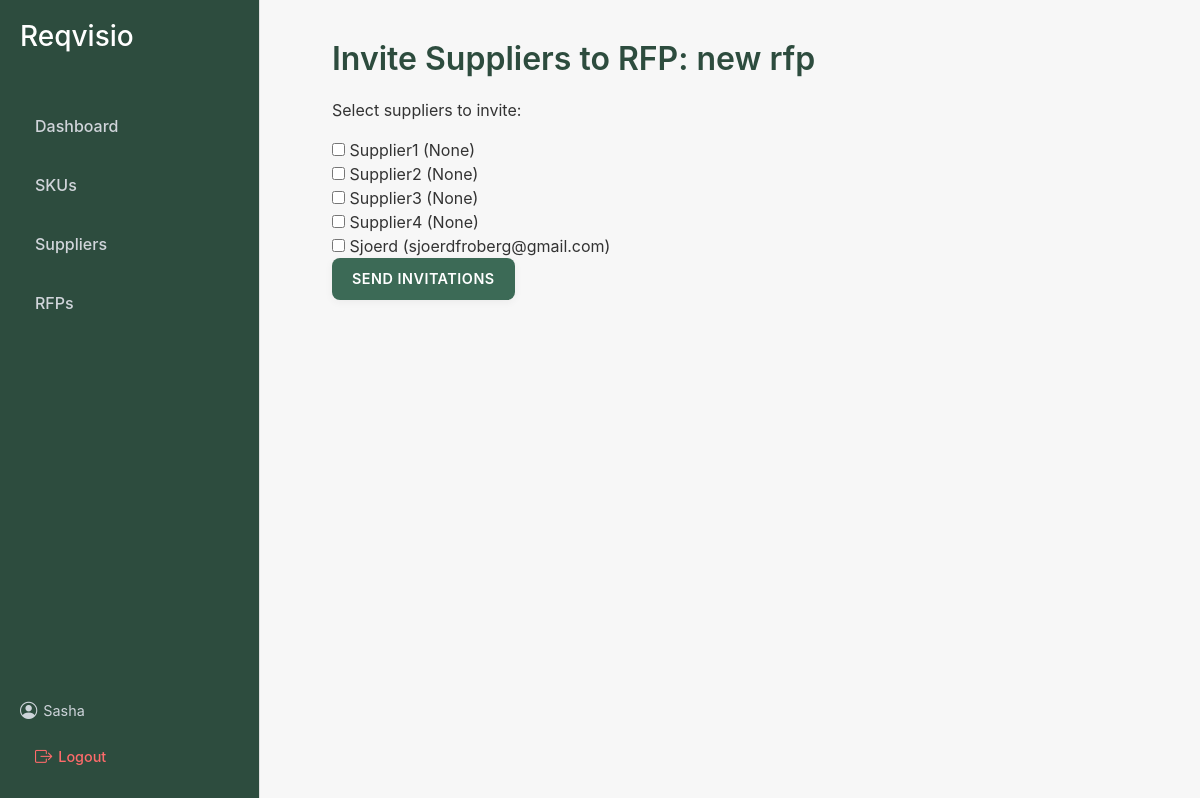
The app's page /procurement01/rfp/231/invite_suppliers/ (signed in), older data.
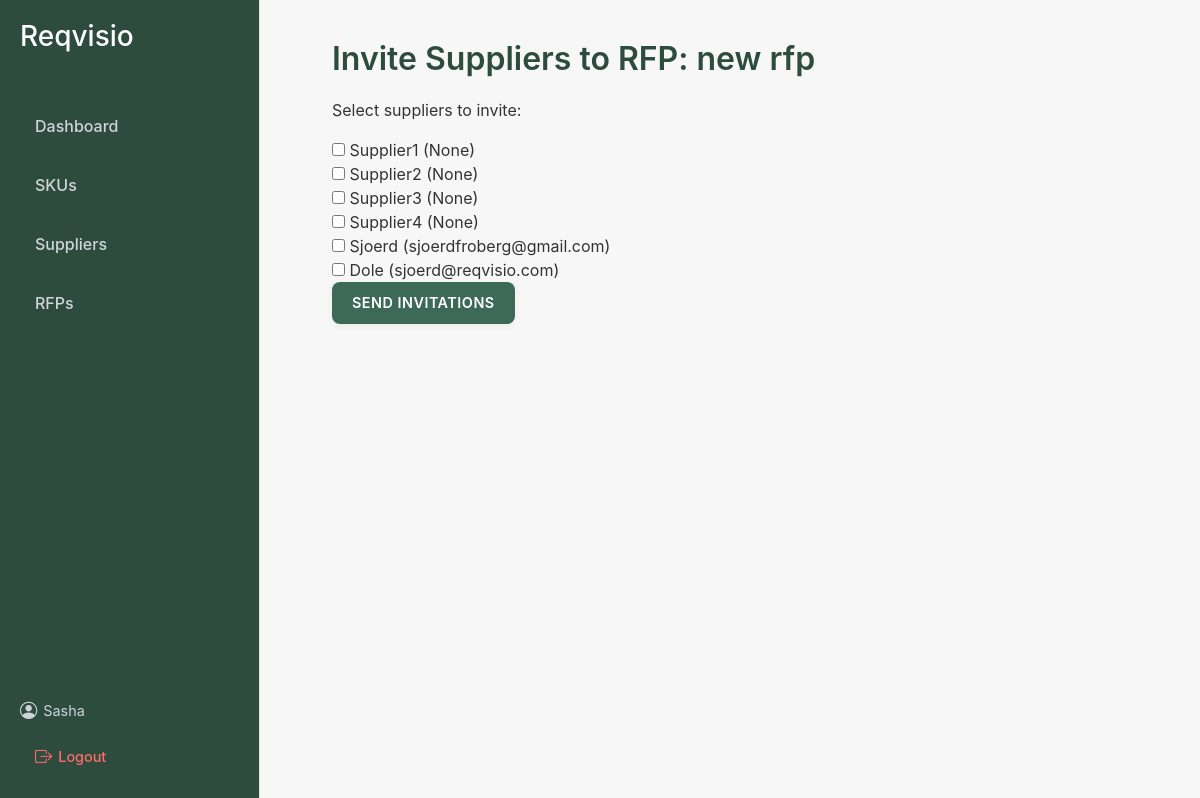
The same page, newer data.
### procurement01/models.py (models this page shows, shortened)
class Company(models.Model):
    COMPANY_TYPES = [
        ('Procurer', 'Procurer'),
        ('Supplier', 'Supplier'),
    ]
    name = models.CharField(max_length=100)
    company_type = models.CharField(max_length=10, choices=COMPANY_TYPES)
    procurer = models.ForeignKey('self', null=True, blank=True, on_delete=models.CASCADE, related_name='suppliers')
    email = models.EmailField(max_length=254, blank=True, null=True)  # Add this field

### procurement01/views.py (the view)
# urls.py: path('rfp/<int:rfp_id>/invite_suppliers/', views.invite_suppliers, name='invite_suppliers'),
@login_required
def invite_suppliers(request, rfp_id):
    rfp = get_object_or_404(RFP, id=rfp_id)
    if not request.user.is_procurer:
        return render(request, 'procurement01/access_denied.html')
    if request.method == 'POST':
        supplier_ids = request.POST.getlist('suppliers')
        for supplier_id in supplier_ids:
            supplier = Company.objects.get(id=supplier_id)
            invitation, created = RFPInvitation.objects.get_or_create(rfp=rfp, supplier=supplier)
            if created:
                print('sending email')
                send_invitation_email(invitation)
                print('sent email')
        return redirect('rfp_list')  # Redirect to the RFP list or appropriate page
    else:
        procurer_company = request.user.company
        suppliers = Company.objects.filter(procurer=procurer_company, company_type='Supplier')
        return render(request, 'procurement01/invite_suppliers.html', {
            'rfp': rfp,
            'suppliers': suppliers,
        })

### procurement01/models.py (called while the page is built)
    @property
    def is_procurer(self):
        return self.company.company_type == 'Procurer'

### procurement01/templates/procurement01/invite_suppliers.html (shortened to what this page needs)
{% extends 'procurement01/layout.html' %}
{% block content %}
<h2>Invite Suppliers to RFP: {{ rfp.title }}</h2>
<form method="post">
    <p>Select suppliers to invite:</p>
    {% for supplier in suppliers %}
        <div>
            <input type="checkbox" name="suppliers" value="{{ supplier.id }}" id="supplier_{{ supplier.id }}">
            <label for="supplier_{{ supplier.id }}">{{ supplier.name }} ({{ supplier.email }})</label>
        </div>
    {% empty %}
        <p>No suppliers available. Please add suppliers first.</p>
    {% endfor %}
    <button type="submit" class="btn btn-primary">Send Invitations</button>
</form>
{% endblock %}

Row changes from the older to the newer data that the page shows:
added Company: name "Dole", email "sjoerd@reqvisio.com"
